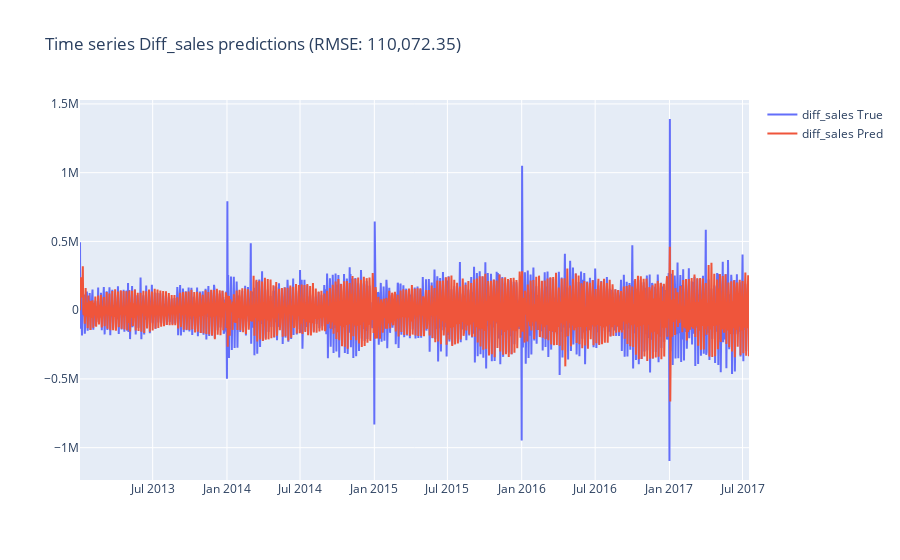

The cell this chart's notebook holds for it:
### Code cell
arima.fit((1, 1, 1), (1, 1, 1, 7), plot_summary=False)

### Figure 1 — Plotly figure (JSON) as saved in the notebook; plotly's stock layout.template omitted (floating-point values rounded to 4 significant figures; data arrays with more than 128 entries replaced by an {"elided": "..."} marker saying what was removed)
{"data": [{"name": "diff_sales True", "type": "scatter", "x": {"elided": "1654 str values"}, "y": {"elided": "1654 float values"}}, {"name": "diff_sales Pred", "type": "scatter", "x": {"elided": "1654 str values"}, "y": {"elided": "1654 float values"}}], "layout": {"title": {"text": "Time series Diff_sales predictions (RMSE: 110,072.35)"}}}
